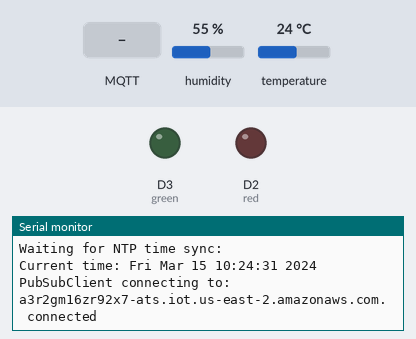
Simulated run of this sketch. Board: ESP8266 (NodeMCU). Parts: output pins drawn as LEDs (lit = HIGH), the last lines printed to the serial monitor. Inputs (shaded band) come from the test bench; at power-on: humidity 55 %, temperature 24 °C. WiFi joins after 1.5 s; servers stay silent unless stated; the local clock reads 2024-03-15 10:24:30 at power-on unless the sketch sets it; no MQTT or app messages arrive unless stated.

Above: at 2.7 s.
2.8 s: MQTT message "1" arrives on the first subscribed topic
At 3.2 s:
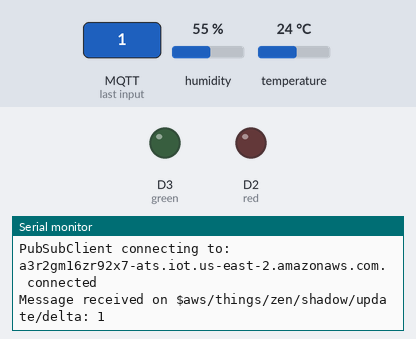
11.5 s: MQTT message "1" arrives on the second subscribed topic
At 12.3 s:
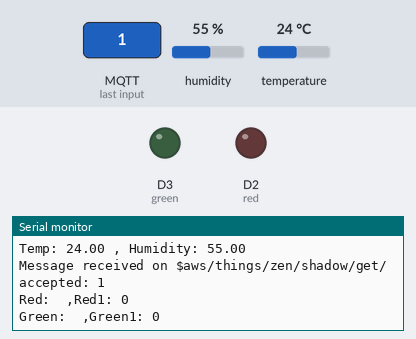

The sketch:

aws_esp.ino
```cpp
#include <ESP8266WiFi.h>
#include <PubSubClient.h>
#include <Arduino_JSON.h>
#include "DHT.h"

#define DHTTYPE DHT11   // DHT 11

const int DHTPin = 5;   //D1
const int red = D2;
const int green = D3;
// Initialize DHT sensor.
DHT dht(DHTPin, DHTTYPE);

const char* ssid = "Enter Wifi Name";
const char* password = "Enter Wifi Password";

// Find this awsEndpoint in the AWS Console: Manage - Things, choose your thing
// choose Interact, its the HTTPS Rest endpoint
const char* awsEndpoint = "a3r2gm16zr92x7-ats.iot.us-east-2.amazonaws.com";  //update with your Broker Url

// For the two certificate strings below paste in the text of your AWS
// device certificate and private key:

// xxxxxxxxxx-certificate.pem.crt
static const char certificatePemCrt[] PROGMEM = R"EOF(
-----BEGIN CERTIFICATE-----
MIIDWjCCAkKgAwIBAgIVAPBUUAiLaPv4qdRd0nr4se6YyTuZMA0GCSqGSIb3DQEB
CwUAME0xSzBJBgNVBAsMQkFtYXpvbiBXZWIgU2VydmljZXMgTz1BbWF6b24uY29t
IEluYy4gTD1TZWF0dGxlIFNUPVdhc2hpbmd0b24gQz1VUzAeFw0yMTA5MDIxODM0
NDFaFw00OTEyMzEyMzU5NTlaMB4xHDAaBgNVBAMME0FXUyBJb1QgQ2VydGlmaWNh
dGUwggEiMA0GCSqGSIb3DQEBAQUAA4IBDwAwggEKAoIBAQD5NZpZNrM2NywutOHF
Jmy0N22NFDRg8sjiw1X63pF0gzfPwy9/PZzYOXosQNm8JCQWvskgouFhtD88wQcE
w3IM5LFERpvn6+PWwT2oAyZhgli2BgWJw36InI/wTpVGkdwt4GAWFpRDJyOySbyx
ccY3A63EqGH84gzC3yD3laPHvle8Fd4eqS5OEal/K3sSiZFx0P3Zwh3abwUiBade
C3zFfkRMXn4XVSMrFSRIPuif80n4waaX/5ekkeqoJRgM17gkGongEws2zs+k8Q5C
J1aPJaymJo2SSMJD832QwrGaMgo8OOd7catt0SvWgVlSBwwkkEL67k8uIDV+N0Dq
TlVpAgMBAAGjYDBeMB8GA1UdIwQYMBaAFMxJAL2PlZYPz9TmYj7HIkUUJdlcMB0G
A1UdDgQWBBS8DCgQgO6Er0dTw6gk66xoOx8M2jAMBgNVHRMBAf8EAjAAMA4GA1Ud
DwEB/wQEAwIHgDANBgkqhkiG9w0BAQsFAAOCAQEAZE6nSnLOJVAnT/f/Cc6/kSyh
vCA6gGOC+FvSmRX3Q3Injazg2JBdfBWoc5mFmm3qe6aa4eVk8i+QsOCJfCxg6tgk
Ol8x4icEiZ9slQ8l+bIU1bHPEfMeEic8+1b+p/38PUc3YTmIctzaBWnCNH+mhaYc
eVI42cIU/OB7KfwuJ7J25jPT+Wjy2LJjMvARVbopxa1uel81ygon3BXx3z2mTXJi
X9srbC3CyRmV6LrhpbnY5Yht1uuguoO0SaTmS4CJVS4BVNNdgOa71zr7J2D0Eegv
n8VDvbT71mDhRKzxXEDbNysaIjMkXbis3pU6K7XQw8KLaWQsGMXwbrjHNttRsQ==
-----END CERTIFICATE-----
)EOF";

// xxxxxxxxxx-private.pem.key
static const char privatePemKey[] PROGMEM = R"EOF(
-----BEGIN RSA PRIVATE KEY-----
MIIEowIBAAKCAQEA+TWaWTazNjcsLrThxSZstDdtjRQ0YPLI4sNV+t6RdIM3z8Mv
fz2c2Dl6LEDZvCQkFr7JIKLhYbQ/PMEHBMNyDOSxREab5+vj1sE9qAMmYYJYtgYF
icN+iJyP8E6VRpHcLeBgFhaUQycjskm8sXHGNwOtxKhh/OIMwt8g95Wjx75XvBXe
HqkuThGpfyt7EomRcdD92cId2m8FIgWnXgt8xX5ETF5+F1UjKxUkSD7on/NJ+MGm
l/+XpJHqqCUYDNe4JBqJ4BMLNs7PpPEOQidWjyWspiaNkkjCQ/N9kMKxmjIKPDjn
e3GrbdEr1oFZUgcMJJBC+u5PLiA1fjdA6k5VaQIDAQABAoIBAQDXBjQmU/cviU1b
A4FmHXBf0w94Uf2bxQAmAMsYCaBResLWRiCeVigVvQo4UsBMAJcO9REPUtrK9b42
ioqmxoiKrWxyb8YnxzYwX032wLkGG3S1od53brGn6AaeHv/YAxSKlPXzOQo2Ivg+
5jakmHmhkFAHxg2+J8FBB0sntPq65UJnwu7AjZWFgPloa2xgz147hbOpT+rsNJpJ
Lm7oRTF9vnRQmY59wHUQBG4jdjhWpet3Sy9e/6hLTSR2czYKFez79mHnujQ27Ohq
EP8rLeBqcF1rpb7ttn4Run5QXcsTC3To3ramKVe0Fcswu2Dqxl3Jhtr0G7y/wx82
ChMnG6jxAoGBAP1Mi63yqQZCx1S+ZBgwOIOjHfwzqxuknZQrkbk5xz2Gog+Fmvb3
jZWuEs8GUx1bTDbYMZUVeYt0979w+IIAe4NAWvzSex53a2EmwK0MiXTzk4qHm225
QoiRCrL3KOmFvUzeEZ9e8g5JWF8PUXfw0yz12EuwbayaHY+vJCL0enk1AoGBAPvd
5Lrg+Dztfpts7TroYlx7UmwTBoPUAWQm1PT6pcOhY/xjymGxGTvAgMXQPJsG34mb
l1mDppjOQ+m6DqU+qYIjTK2gOFw4b7LlBcu2ESVUKgfhKtd4HhbbQf7MoYMU20Wp
lBPCXvI07jiJbJ52XIvVIsdbbAvFJQuoIDV29mXlAoGACQ4+hCaDwnSKuc3guDip
HJOtU8HpISDefVidahjVta5lhtaI9sFc73f8tigMuqTz8ZYDF8hfwwuYe+CnEcbA
o62eUyGXQzyTuzJuewFSvLqkkLROazrPVSCSWFmbvdWJMgFScfcsAjS/Ew7yI66Z
bicP54zULvKHkgZ57UH+Su0CgYAk/nCMKmMLv+5qsdMeZeecodh3W0wHrOoPZcy9
ttsGIvxmo9mkA7krF5lSdMWSF65ZrerLERU1OIatG9Du4IdRQBIRJolgskFly1HQ
nAtkqjoKMj5yq4fv34CQBkpq0HNshf3j8Ra1CKU81KKJm+T3/PRAx+LUz74jOiyQ
7co/KQKBgH7XSFKhJ9L01XV8cz9hpLflI1iVZklrC7ipizKJ+X/wbJ3RMYjk0/Pp
YUTFRJwEFuOR6TFm4fjWYGbsHiieqoz+6c0M6UM8O6CxdPPfrNbnnhMHmG+XqRnl
csgSETEVmuOpHFcfZjEZysdONxfKDgp+HrzN9UbXBNik9DmPrm9r
-----END RSA PRIVATE KEY-----
)EOF";

// This is the AWS IoT CA Certificate from:
// https://docs.aws.amazon.com/iot/latest/developerguide/managing-device-certs.html#server-authentication
// This one in here is the 'RSA 2048 bit key: Amazon Root CA 1' which is valid
// until January 16, 2038 so unless it gets revoked you can leave this as is:
static const char caPemCrt[] PROGMEM = R"EOF(
-----BEGIN CERTIFICATE-----
MIIDQTCCAimgAwIBAgITBmyfz5m/jAo54vB4ikPmljZbyjANBgkqhkiG9w0BAQsF
ADA5MQswCQYDVQQGEwJVUzEPMA0GA1UEChMGQW1hem9uMRkwFwYDVQQDExBBbWF6
b24gUm9vdCBDQSAxMB4XDTE1MDUyNjAwMDAwMFoXDTM4MDExNzAwMDAwMFowOTEL
MAkGA1UEBhMCVVMxDzANBgNVBAoTBkFtYXpvbjEZMBcGA1UEAxMQQW1hem9uIFJv
b3QgQ0EgMTCCASIwDQYJKoZIhvcNAQEBBQADggEPADCCAQoCggEBALJ4gHHKeNXj
ca9HgFB0fW7Y14h29Jlo91ghYPl0hAEvrAIthtOgQ3pOsqTQNroBvo3bSMgHFzZM
9O6II8c+6zf1tRn4SWiw3te5djgdYZ6k/oI2peVKVuRF4fn9tBb6dNqcmzU5L/qw
IFAGbHrQgLKm+a/sRxmPUDgH3KKHOVj4utWp+UhnMJbulHheb4mjUcAwhmahRWa6
VOujw5H5SNz/0egwLX0tdHA114gk957EWW67c4cX8jJGKLhD+rcdqsq08p8kDi1L
93FcXmn/6pUCyziKrlA4b9v7LWIbxcceVOF34GfID5yHI9Y/QCB/IIDEgEw+OyQm
jgSubJrIqg0CAwEAAaNCMEAwDwYDVR0TAQH/BAUwAwEB/zAOBgNVHQ8BAf8EBAMC
AYYwHQYDVR0OBBYEFIQYzIU07LwMlJQuCFmcx7IQTgoIMA0GCSqGSIb3DQEBCwUA
A4IBAQCY8jdaQZChGsV2USggNiMOruYou6r4lK5IpDB/G/wkjUu0yKGX9rbxenDI
U5PMCCjjmCXPI6T53iHTfIUJrU6adTrCC2qJeHZERxhlbI1Bjjt/msv0tadQ1wUs
N+gDS63pYaACbvXy8MWy7Vu33PqUXHeeE6V/Uq2V8viTO96LXFvKWlJbYK8U90vv
o/ufQJVtMVT8QtPHRh8jrdkPSHCa2XV4cdFyQzR1bldZwgJcJmApzyMZFo6IQ6XU
5MsI+yMRQ+hDKXJioaldXgjUkK642M4UwtBV8ob2xJNDd2ZhwLnoQdeXeGADbkpy
rqXRfboQnoZsG4q5WTP468SQvvG5
-----END CERTIFICATE-----
)EOF";

BearSSL::X509List client_crt(certificatePemCrt);
BearSSL::PrivateKey client_key(privatePemKey);
BearSSL::X509List rootCert(caPemCrt);

WiFiClientSecure wiFiClient;
void msgReceived(char* topic, byte* payload, unsigned int len);
PubSubClient pubSubClient(awsEndpoint, 8883, msgReceived, wiFiClient);


void setup() {
  Serial.begin(115200); Serial.println();
  Serial.println("ESP8266 AWS IoT Example");

  Serial.print("Connecting to "); Serial.print(ssid);
  WiFi.begin(ssid, password);
  WiFi.waitForConnectResult();
  Serial.print(", WiFi connected, IP address: "); Serial.println(WiFi.localIP());

  pinMode(red, OUTPUT);
  pinMode(green, OUTPUT);
  dht.begin();
  // get current time, otherwise certificates are flagged as expired
  setCurrentTime();

  wiFiClient.setClientRSACert(&client_crt, &client_key);
  wiFiClient.setTrustAnchors(&rootCert);
}

unsigned long lastPublish;
int msgCount;

void loop() {

  pubSubCheckConnect();

  if (millis() - lastPublish > 10000) {

    float h = dht.readHumidity();
    float temp = dht.readTemperature();
    if (isnan(h) || isnan(temp)) {
      Serial.println("Failed to read from DHT sensor!");
      return;
    }
    Serial.println("Temp: " + String(temp) + " , Humidity: " + String(h));
    String str= "{\"temp\" : "+String(temp)+" , \"humidity\": "+String(h)+"}";
    pubSubClient.publish("ted/telemetry", str.c_str ());

    lastPublish = millis();
  }
}

void msgReceived(char* topic, byte* payload, unsigned int length) {

    Serial.print("Message received on "); Serial.print(topic); Serial.print(": ");
    String msgIN = "";
    for (int i = 0; i < length; i++) {
       msgIN += (char)payload[i];
    }
    String msgString = msgIN;
    Serial.println(msgString);
    JSONVar myObject = JSON.parse(msgString);

  if(String(topic) == "$aws/things/zen/shadow/get/accepted"){

      String redstr= (const char*) myObject["state"]["desired"]["red"];
      String greenstr= (const char*) myObject["state"]["desired"]["green"];

       int redstr1 = (int) myObject["state"]["reported"]["red"];
      int greenstr1 = (int) myObject["state"]["reported"]["green"];

      Serial.println("Red: "+redstr+" ,Red1: "+redstr1);
      Serial.println("Green: "+greenstr+" ,Green1: "+greenstr1);

      if(redstr.toInt()!=redstr1 || greenstr.toInt()!=greenstr1){
        if (redstr == "1") {
          digitalWrite(red, HIGH);
        } else {
          digitalWrite(red, LOW);
        }
        if (greenstr == "1") {
          digitalWrite(green, HIGH);
        } else {
          digitalWrite(green, LOW);
        }
        String str = "{ \"state\": { \"reported\": { \"red\":"+redstr+", \"green\":"+greenstr+"} } }";
        pubSubClient.publish("$aws/things/zen/shadow/update",str.c_str ());
      }
  }
  if(String(topic) == "$aws/things/zen/shadow/update/delta"){
    pubSubClient.publish("$aws/things/zen/shadow/get","");
  }
  Serial.println();
}

void pubSubCheckConnect() {
  if ( ! pubSubClient.connected()) {
    Serial.print("PubSubClient connecting to: "); Serial.print(awsEndpoint);
    while ( ! pubSubClient.connected()) {
      Serial.print(".");
      pubSubClient.connect("zen");
    }
    Serial.println(" connected");
    pubSubClient.subscribe("$aws/things/zen/shadow/update/delta");
    pubSubClient.subscribe("$aws/things/zen/shadow/get/accepted");
    pubSubClient.publish("$aws/things/zen/shadow/get","");
  }
  pubSubClient.loop();
}

void setCurrentTime() {
  configTime(5.5 * 3600, 0, "pool.ntp.org", "time.nist.gov");  //UTC

  Serial.print("Waiting for NTP time sync: ");
  time_t now = time(nullptr);
  while (now < 8 * 3600 * 2) {
    delay(500);
    Serial.print(".");
    now = time(nullptr);
  }
  Serial.println("");
  struct tm timeinfo;
  gmtime_r(&now, &timeinfo);
  Serial.print("Current time: "); Serial.print(asctime(&timeinfo));
}
```

Measured:
- after the input at 2.8 s, the serial monitor: prints a new line at once (image 1)
- after the input at 11.5 s, the serial monitor: prints a new line at once (image 2)
